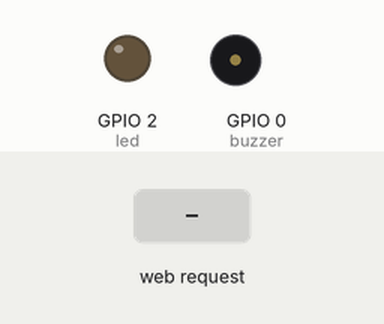
A sketch run on a simulated ESP8266 (NodeMCU). On the bench: output pins drawn as LEDs (lit = HIGH), buzzer (waves = sounding). The inputs (shaded band) are chosen by the test bench. WiFi joins after 1.5 s; servers stay silent unless stated; what the sketch prints to the serial monitor is not drawn.

Above: at 2.7 s.
2.8 s: HTTP request GET /on received
At 3.4 s:
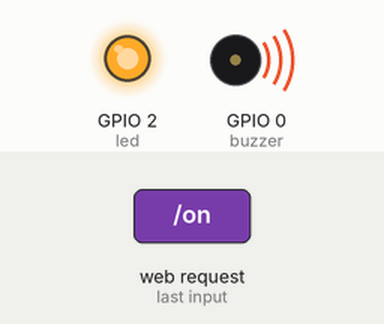
At 4.4 s:
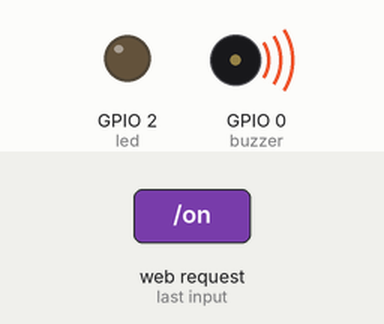
Timing chart, 0 to 5.9 s (numbered marks = the images above; inputs shaded):
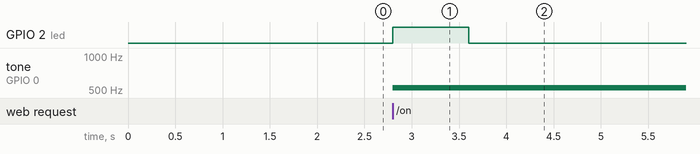

Measured:
- after the input at 2.8 s, GPIO 2 (led): LOW → HIGH at once, → LOW 0.80 s later; tone on GPIO 0 (buzzer): silent → 523 Hz at once

The sketch:

aperturas_esp01.ino
```cpp
#include <ESP8266WiFi.h>
#include <WiFiClient.h>
#include <ESP8266WebServer.h>
#include <ESP8266mDNS.h>

#ifndef STASSID
#define STASSID "your-ssidd"
#define STAPSK  "your-passwordd"
#endif

const char* ssid = "repetidorprueba";
const char* password = "1234567890";

const int led = 2;
const int buzzer = 0;
ESP8266WebServer server(80);

void abrir() {
  digitalWrite(led, HIGH);
  server.send(200, "text/plain", "Abriendo acceso!\r\n");
    //delay(2000);
    tone(buzzer, 523);
    delay(200);
    noTone(buzzer);
    delay(100);
    tone(buzzer, 523);
    delay(200);
    noTone(buzzer);
    delay(100);
    tone(buzzer, 523);
    delay(200);
    noTone(buzzer);

  digitalWrite(led, LOW);
  //digitalWrite(led, 0);
}

void cerrar() {
  //digitalWrite(led, 1);
  server.send(200, "text/plain", "Cerrando acceso!\r\n");
  tone(buzzer, 523);
  delay(1000);
  noTone(buzzer);
}

void handleNotFound() {
  String message = "File Not Found\n\n";
  message += "URI: ";
  message += server.uri();
  message += "\nMethod: ";
  message += (server.method() == HTTP_GET) ? "GET" : "POST";
  message += "\nArguments: ";
  message += server.args();
  message += "\n";
  for (uint8_t i = 0; i < server.args(); i++) {
    message += " " + server.argName(i) + ": " + server.arg(i) + "\n";
  }
  server.send(404, "text/plain", message);
}

void setup(void) {
  pinMode(led, OUTPUT);
  digitalWrite(led, LOW);
  pinMode(buzzer, OUTPUT);
  Serial.begin(115200);
  WiFi.mode(WIFI_STA);
  WiFi.begin(ssid, password);
  Serial.println("");

  // Wait for connection
  while (WiFi.status() != WL_CONNECTED) {
    delay(500);
    Serial.print(".");
  }
  Serial.println("");
  Serial.print("Connected to ");
  Serial.println(ssid);
  Serial.print("IP address: ");
  Serial.println(WiFi.localIP());

  if (MDNS.begin("esp8266")) {
    Serial.println("MDNS responder started");
  }

  server.on("/on", abrir);

  server.on("/off", cerrar);

  server.onNotFound(handleNotFound);

  server.begin();
  Serial.println("HTTP server started");
}

void loop(void) {
  server.handleClient();
  MDNS.update();
}
```
